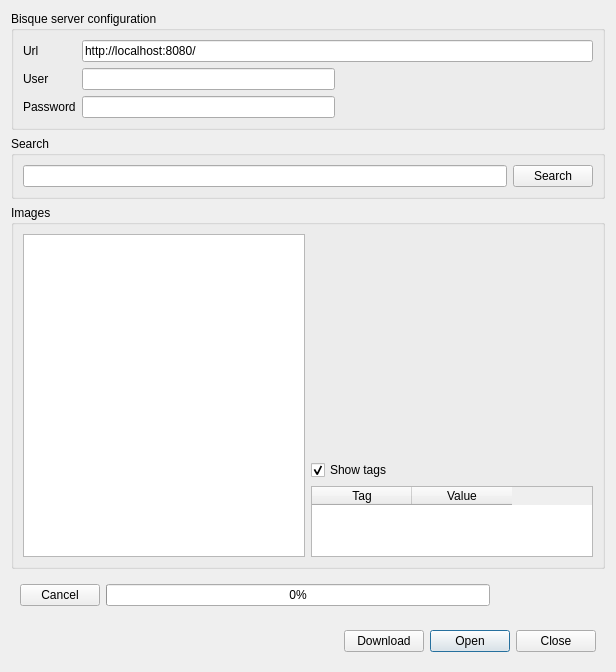
<ui version="4.0" >
 <class>BisqueAccessDialog</class>
 <widget class="QDialog" name="BisqueAccessDialog" >
  <property name="geometry" >
   <rect>
    <x>0</x>
    <y>0</y>
    <width>616</width>
    <height>672</height>
   </rect>
  </property>
  <property name="windowTitle" >
   <string>Bisque Access</string>
  </property>
  <layout class="QGridLayout" >
   <item row="0" column="0" >
    <widget class="QGroupBox" name="groupBox_3" >
     <property name="title" >
      <string>Bisque server configuration</string>
     </property>
     <layout class="QGridLayout" >
      <item row="0" column="0" >
       <widget class="QLabel" name="label" >
        <property name="sizePolicy" >
         <sizepolicy vsizetype="Preferred" hsizetype="Maximum" >
          <horstretch>0</horstretch>
          <verstretch>0</verstretch>
         </sizepolicy>
        </property>
        <property name="text" >
         <string>Url</string>
        </property>
       </widget>
      </item>
      <item row="0" column="1" colspan="2" >
       <widget class="QLineEdit" name="urlEdit" >
        <property name="text" >
         <string>http://localhost:8080/</string>
        </property>
       </widget>
      </item>
      <item row="1" column="0" >
       <widget class="QLabel" name="label_2" >
        <property name="sizePolicy" >
         <sizepolicy vsizetype="Preferred" hsizetype="Maximum" >
          <horstretch>0</horstretch>
          <verstretch>0</verstretch>
         </sizepolicy>
        </property>
        <property name="text" >
         <string>User</string>
        </property>
       </widget>
      </item>
      <item row="1" column="1" >
       <widget class="QLineEdit" name="userEdit" >
        <property name="maximumSize" >
         <size>
          <width>300</width>
          <height>16777215</height>
         </size>
        </property>
        <property name="text" >
         <string/>
        </property>
       </widget>
      </item>
      <item rowspan="2" row="1" column="2" >
       <widget class="QLabel" name="statusLabel" >
        <property name="sizePolicy" >
         <sizepolicy vsizetype="Preferred" hsizetype="Expanding" >
          <horstretch>0</horstretch>
          <verstretch>0</verstretch>
         </sizepolicy>
        </property>
        <property name="text" >
         <string/>
        </property>
        <property name="textFormat" >
         <enum>Qt::RichText</enum>
        </property>
        <property name="alignment" >
         <set>Qt::AlignCenter</set>
        </property>
       </widget>
      </item>
      <item row="2" column="0" >
       <widget class="QLabel" name="label_3" >
        <property name="sizePolicy" >
         <sizepolicy vsizetype="Preferred" hsizetype="Maximum" >
          <horstretch>0</horstretch>
          <verstretch>0</verstretch>
         </sizepolicy>
        </property>
        <property name="text" >
         <string>Password</string>
        </property>
       </widget>
      </item>
      <item row="2" column="1" >
       <widget class="QLineEdit" name="passwordEdit" >
        <property name="maximumSize" >
         <size>
          <width>300</width>
          <height>16777215</height>
         </size>
        </property>
        <property name="text" >
         <string/>
        </property>
        <property name="echoMode" >
         <enum>QLineEdit::Password</enum>
        </property>
       </widget>
      </item>
     </layout>
    </widget>
   </item>
   <item row="1" column="0" >
    <widget class="QGroupBox" name="groupBox_2" >
     <property name="title" >
      <string>Search</string>
     </property>
     <layout class="QGridLayout" >
      <item row="0" column="0" >
       <widget class="QLineEdit" name="searchEdit" />
      </item>
      <item row="0" column="1" >
       <widget class="QPushButton" name="searchButton" >
        <property name="text" >
         <string>Search</string>
        </property>
       </widget>
      </item>
     </layout>
    </widget>
   </item>
   <item row="2" column="0" >
    <widget class="QGroupBox" name="groupBox" >
     <property name="title" >
      <string>Images</string>
     </property>
     <layout class="QGridLayout" >
      <item rowspan="4" row="0" column="0" >
       <widget class="QListWidget" name="imagesListWidget" >
        <property name="maximumSize" >
         <size>
          <width>16777215</width>
          <height>16777215</height>
         </size>
        </property>
       </widget>
      </item>
      <item row="0" column="1" >
       <widget class="QLabel" name="imageLabel" >
        <property name="minimumSize" >
         <size>
          <width>200</width>
          <height>200</height>
         </size>
        </property>
        <property name="maximumSize" >
         <size>
          <width>16777215</width>
          <height>16777215</height>
         </size>
        </property>
        <property name="text" >
         <string/>
        </property>
        <property name="scaledContents" >
         <bool>false</bool>
        </property>
        <property name="alignment" >
         <set>Qt::AlignCenter</set>
        </property>
       </widget>
      </item>
      <item row="2" column="1" >
       <widget class="QCheckBox" name="showTagsCheck" >
        <property name="text" >
         <string>Show tags</string>
        </property>
        <property name="checked" >
         <bool>true</bool>
        </property>
       </widget>
      </item>
      <item row="3" column="1" >
       <widget class="QTableWidget" name="TagsTableWidget" >
        <column>
         <property name="text" >
          <string>Tag</string>
         </property>
        </column>
        <column>
         <property name="text" >
          <string>Value</string>
         </property>
        </column>
       </widget>
      </item>
      <item row="1" column="1" >
       <widget class="QLabel" name="fileNameLabel" >
        <property name="text" >
         <string/>
        </property>
        <property name="alignment" >
         <set>Qt::AlignCenter</set>
        </property>
       </widget>
      </item>
     </layout>
    </widget>
   </item>
   <item row="3" column="0" >
    <widget class="QWidget" native="1" name="widget_2" >
     <layout class="QHBoxLayout" >
      <item>
       <widget class="QPushButton" name="cancelButton" >
        <property name="text" >
         <string>Cancel</string>
        </property>
       </widget>
      </item>
      <item>
       <widget class="QProgressBar" name="progressBar" >
        <property name="minimumSize" >
         <size>
          <width>100</width>
          <height>0</height>
         </size>
        </property>
        <property name="value" >
         <number>0</number>
        </property>
        <property name="format" >
         <string>%p%</string>
        </property>
       </widget>
      </item>
      <item>
       <widget class="QLabel" name="progressLabel" >
        <property name="minimumSize" >
         <size>
          <width>100</width>
          <height>0</height>
         </size>
        </property>
        <property name="text" >
         <string/>
        </property>
       </widget>
      </item>
     </layout>
    </widget>
   </item>
   <item row="4" column="0" >
    <widget class="QWidget" native="1" name="widget" >
     <layout class="QHBoxLayout" >
      <item>
       <widget class="QLabel" name="pathLabel" >
        <property name="sizePolicy" >
         <sizepolicy vsizetype="Preferred" hsizetype="Expanding" >
          <horstretch>0</horstretch>
          <verstretch>0</verstretch>
         </sizepolicy>
        </property>
        <property name="cursor" >
         <cursorShape>PointingHandCursor</cursorShape>
        </property>
        <property name="text" >
         <string/>
        </property>
        <property name="textFormat" >
         <enum>Qt::RichText</enum>
        </property>
       </widget>
      </item>
      <item>
       <widget class="QPushButton" name="downloadButton" >
        <property name="enabled" >
         <bool>true</bool>
        </property>
        <property name="text" >
         <string>Download</string>
        </property>
       </widget>
      </item>
      <item>
       <widget class="QDialogButtonBox" name="buttonBox" >
        <property name="sizePolicy" >
         <sizepolicy vsizetype="Fixed" hsizetype="Maximum" >
          <horstretch>0</horstretch>
          <verstretch>0</verstretch>
         </sizepolicy>
        </property>
        <property name="orientation" >
         <enum>Qt::Horizontal</enum>
        </property>
        <property name="standardButtons" >
         <set>QDialogButtonBox::Close|QDialogButtonBox::Open</set>
        </property>
       </widget>
      </item>
     </layout>
    </widget>
   </item>
  </layout>
 </widget>
 <resources/>
 <connections/>
</ui>
